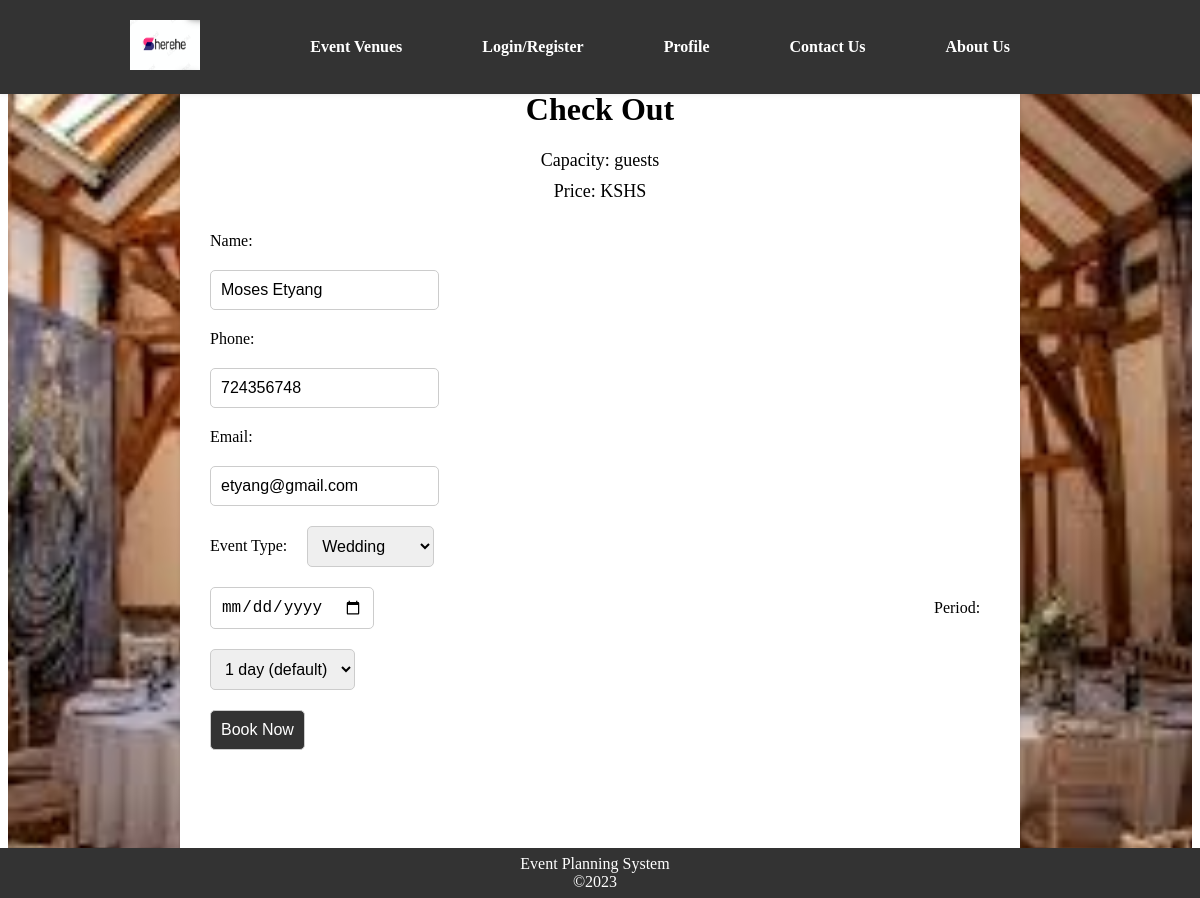
Screenshot of /check-out.php (signed in) with the database file from the repository.
### tables this page shows
CREATE TABLE `customers` (
  `customer_id` int(20) NOT NULL,
  `customer_name` text NOT NULL,
  `customer_email` varchar(20) NOT NULL,
  `username` varchar(20) NOT NULL,
  `password` varchar(25) NOT NULL,
  `customer_phone` int(20) NOT NULL
);

### check-out.php (the view, shortened to what this page needs)
<!DOCTYPE html>
<html>
<head>
    <link rel="stylesheet" href="check-out.css">
</head>
<body>
    <header>
        <nav>
            <a href="index.php"><img src="images/logo.png" alt="Sherehe logo"></a>
            <ul>
                <li><a href="planning.php">Event Venues</a></li>
                <li><a href="login.php">Login/Register</a></li>
                <li><a href="profile.php">Profile</a></li>
                <li><a href="contact_us.php">Contact Us</a></li>
                <li><a href="about_us.php">About Us</a></li>
            </ul>
        </nav>
    </header>
    <main>
        <div class="container">
            <?php
            if (isset($_GET['capacity']) && !empty($_GET['capacity'])) {
                $capacity = $_GET['capacity'];
            } else {
                $capacity = "";
            }
            if (isset($_GET['price']) && !empty($_GET['price'])) {
                $price = $_GET['price'];
            } else {
                $price = "";
            }
            ?>
            <h1>Check Out</h1>
            <p>Capacity: <?php echo $capacity; ?> guests</p>
            <p>Price: KSHS <?php echo $price; ?></p>
            <?php
            $db_host = 'localhost';
            $db_user = 'root';
            $db_pass = '';
            $db_name = 'sherehe';
            $conn = mysqli_connect($db_host, $db_user, $db_pass, $db_name);
            $username = $_SESSION['username'];
            $query = "SELECT customer_name, customer_email, customer_phone FROM customers WHERE username='$username'";
            $result = mysqli_query($conn, $query);
            if (mysqli_num_rows($result) > 0) {
                $row = mysqli_fetch_assoc($result);
                $name = $row['customer_name'];
                $email = $row['customer_email'];
                $phone = $row['customer_phone'];
            } else {
                echo "No data found for the logged in user";
                exit();
            }
            ?>
            <?php if ($_SERVER['REQUEST_METHOD'] != 'POST') { ?>
                <form method="POST">
                    <label for="name">Name:</label>
                    <input type="text" id="name" name="name" value="<?php echo $name ?>" required><br>
                    <label for="phone">Phone:</label>
                    <input type="tel" id="phone" name="phone" value="<?php echo $phone ?>" required><br>
                    <label for="email">Email:</label>
                    <input type="email" id="email" name="email" value="<?php echo $email ?>" required><br>
                    <label for="events">Event Type:</label>
                    <select id="events" name="events" required><br>
                        <option value="Wedding">Wedding</option>
                    <input type="date" id="date" name="date" required><br>
                    <label for="period">Period:</label>
                    <select id="period" name="period" required><br>
                        <option value="1">1 day (default)</option>
                    </select>
                    <button type="submit">Book Now</button><br>
                </form>
            <?php } ?>
        </div>
    </main>
    <footer>
        <ul class="info">
            <li style="text-align:center;">Event Planning System <br> ©2023</a>
            </li>
        </ul>
    </footer>
</body>

### check-out.css (style rules this page uses)
header { background-color: #333; box-shadow: 0px 0px 5px rgba(0, 0, 0, 0.1); position: absolute; top: 0; left: 0; right: 0; z-index: 999; }
nav { display: flex; justify-content: space-between; align-items: center; max-width: 960px; margin: 0 auto; padding: 10px; }
nav ul { display: flex; list-style: none; }
nav li { margin-right: 60px; }
nav a { font-weight: bold; transition: color 0.3s ease-in-out; background-color: #333; padding: 10px; text-decoration: none; color: #fff; }
nav img { width: 70px; height: 50px; }
main { display: flex; flex-direction: column; align-items: center; margin-top: 50px; background-image: url("images/venues.jpeg"); background-size: cover; background-position: center; justify-content: center; }
.container { max-width: 800px; margin-top: 100px; margin: 0 auto; padding: 20px; background-color: #fff; box-shadow: 0 2px 4px rgba(0, 0, 0, 0.1); border-radius: 5px; text-align: center; transition: all 0.3s ease-in-out; height: 800px; }
form { display: flex; flex-wrap: wrap; justify-content: left; align-items: center; margin-top: 20px; transition: all 0.3s ease-in-out; }
form label { margin: 10px; }
form input, form select, form button { margin: 10px; padding: 10px; border: 1px solid #ccc; border-radius: 5px; font-size: 16px; transition: all 0.3s ease-in-out; align-items: center; margin-right: 550px; }
form button { background-color: #333; color: #fff; cursor: pointer; }
p { font-size: 18px; margin: 10px; }
footer { background-color: #333; color: #fff; display: flex; justify-content: center; align-items: center; height: 50px; position: fixed; bottom: 0; left: 0; right: 0; }
.info { display: flex; list-style: none; margin: 0; padding: 0; }
.info li { margin-right: 10px; }

### rows the page displays
customers: name "Moses Etyang", phone "724356748", email "etyang@gmail.com"
